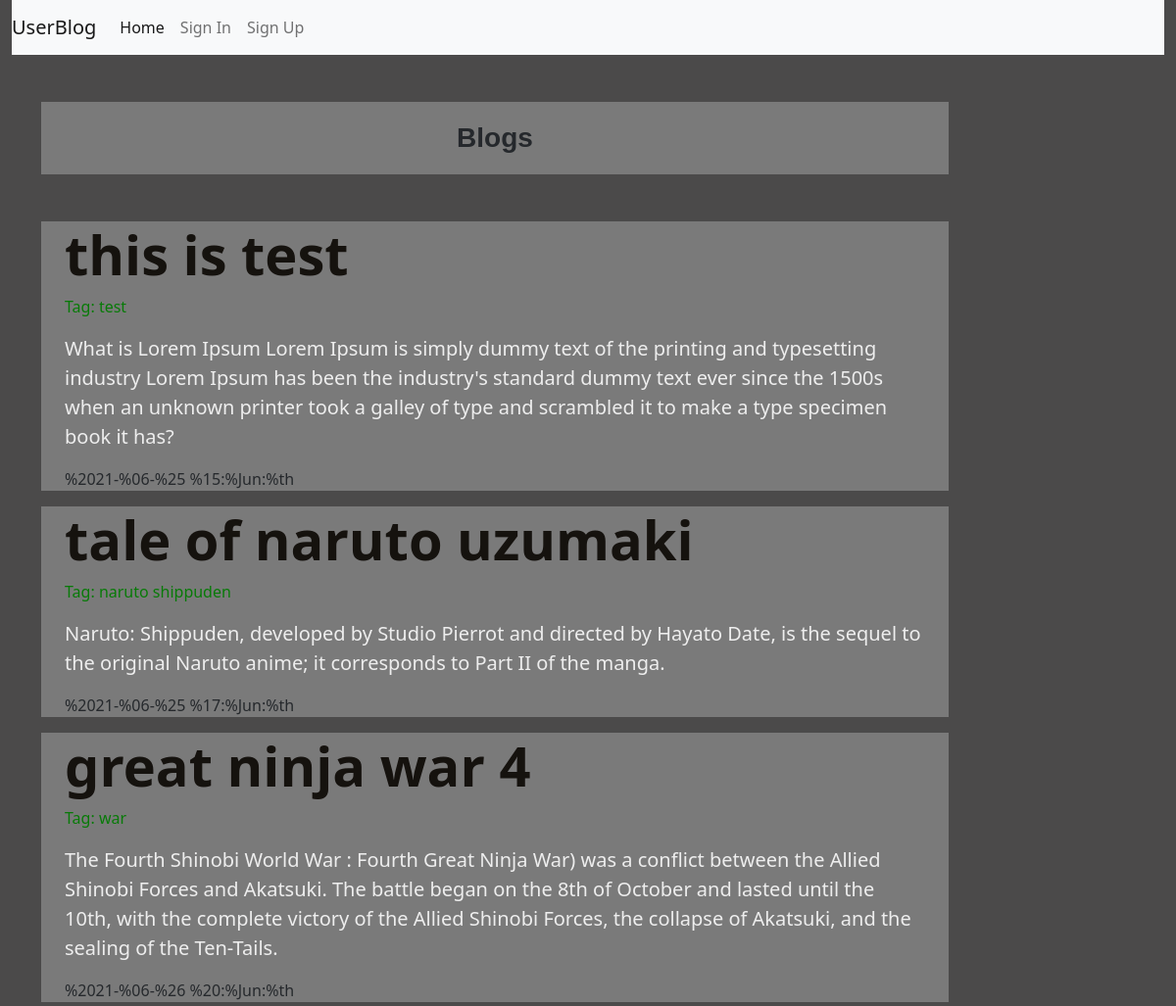
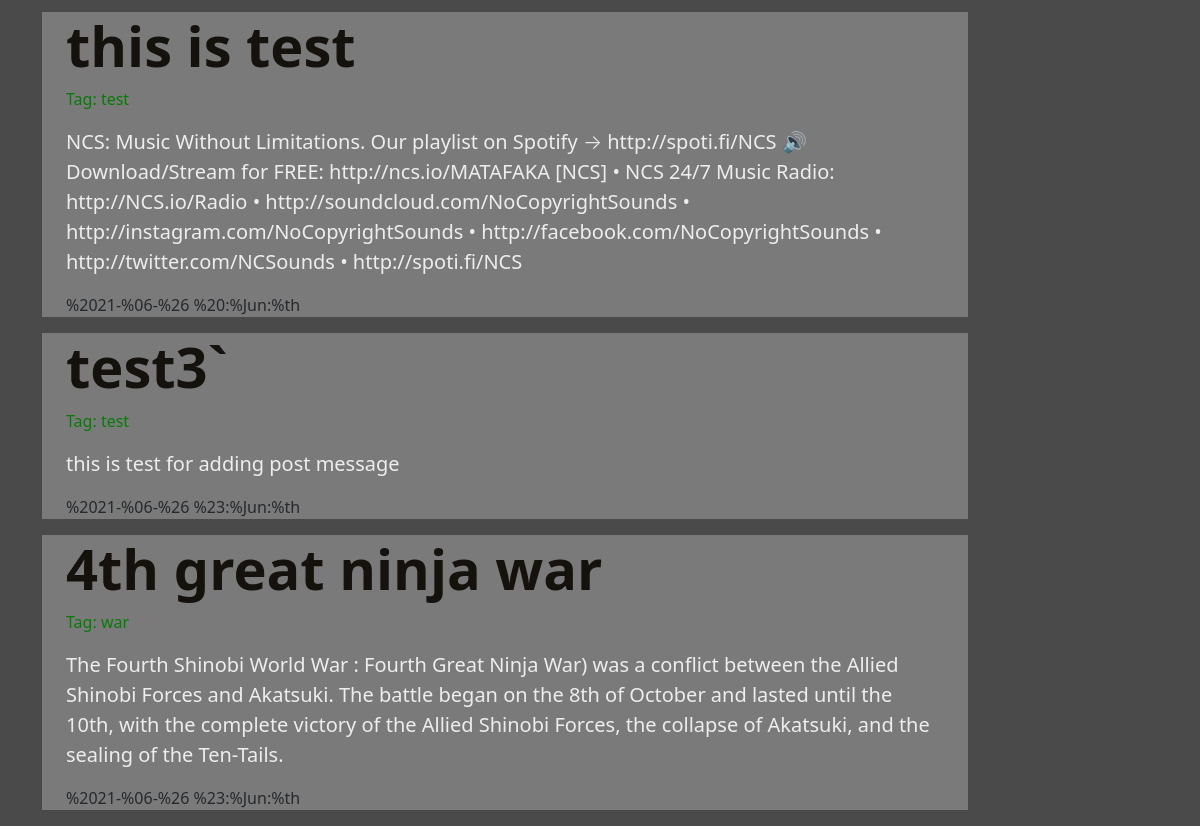
The page / on the database its author committed (2 pictures, top to bottom).
### blog/models.py (models this page shows)
class Post(models.Model):
    title = models.CharField(max_length=200)
    tags = models.CharField(max_length=50)
    content = models.TextField()
    timestamp = models.DateTimeField(auto_now_add=True, auto_now=False, blank=True)

### blog/views.py (the view)
# urls.py: path('',views.home),
def home(request):
    posts=Post.objects.all()
    return render(request,'blog/home.html',{'posts':posts})

### blog/templates/blog/home.html
{% extends 'blog/base.html' %}
{% load static %}
{% block content %}
<div class="col-sm-10">
    <h3 class="text-dark my-5" style="font-weight:bold;">Blogs</h3>
    {% for post in posts %}
    <div class="jumbotron jumbo-color">
        <div class="container">
            <h1 class="display-4" style="font-weight:bold; color:rgb(16,12,8);">{{post.title}}</h1>
            <p style="color:green;">Tag: {{post.tags}}</p>
            <p class="lead" style="color:white;">{{post.content}}</p>
            <p>{{post.timestamp}}</p>
        </div>
    </div>
    {% endfor %}
</div>
{% endblock content %}

### blog/templates/blog/base.html (shortened to what this page needs)
<!DOCTYPE html>
{% load static %}
<html lang="en">
<head>
    <link rel="stylesheet" href="{% static 'blog/css/bootstrap.css' %}">
    <link rel="stylesheet" href="{% static 'blog/css/style.css' %}">
</head>
<body>
<div class='container-fluid bg-green'>
    {% include 'blog/navbar.html' %}
</div>
<div class="container">
    <div class="row">
        {% block content %}
        {% endblock content %}
    </div>
</div>
</body>
</html>

### blog/templates/blog/navbar.html (shortened to what this page needs)
<nav class="navbar navbar-expand-lg navbar-light bg-light">
  <a class="navbar-brand" href="/">UserBlog</a>
    <div class="collapse navbar-collapse" id="navbarNav">
      <ul class="navbar-nav">
        <li class="nav-item">
          <a class="nav-link active" aria-current="page" href="/">Home</a>
        </li>
        {% if request.user.is_authenticated %}
        <li class="nav-item">
          <a class="nav-link" href="{% url 'dashboard' %}">Dashboard</a>
        </li>
        <li class="nav-item">
          <a class="nav-link" href="{% url 'signout' %}">Sign Out</a>
        </li>
        {% else %}
        <li class="nav-item">
          <a class="nav-link" href="{% url 'signin' %}">Sign In</a>
        </li>
        <li class="nav-item">
          <a class="nav-link" href="{% url 'signup' %}">Sign Up</a>
        </li>
        {% endif %}
      </ul>
    </div>
</nav>

### blog/static/blog/css/style.css (style rules this page uses)
body { background-color: rgb(75,74,74); }
.jumbo-color { background-color: grey; opacity: 0.9; }
* { margin: 0; padding: 0; }
h3 { text-align: center; padding: 20px; font-family: sans-serif; background-color: grey; opacity: 0.9; }

### rows shown on the page
Post: title "this is test", tags "test", content "What is Lorem Ipsum Lorem Ipsum is simply dummy text of the printing and typesetting industry Lorem Ipsum has been the industry's standard dummy text ever since the 1500s when an unknown printer took a galley of type and scrambled it to make a type specimen book it has?", timestamp "%2021-%06-%25 %15:%Jun:%th"
Post: title "tale of naruto uzumaki", tags "naruto shippuden", content "Naruto: Shippuden, developed by Studio Pierrot and directed by Hayato Date, is the sequel to the original Naruto anime; it corresponds to Part II of the manga.", timestamp "%2021-%06-%25 %17:%Jun:%th"
Post: title "great ninja war 4", tags "war", content "The Fourth Shinobi World War : Fourth Great Ninja War) was a conflict between the Allied Shinobi Forces and Akatsuki. The battle began on the 8th of October and lasted until the 10th, with the complete victory of the Allied Shinobi Forces, the collapse of Akatsuki, and the sealing of the Ten-Tails.", timestamp "%2021-%06-%26 %20:%Jun:%th"
Post: title "this is test", tags "test", content "NCS: Music Without Limitations. Our playlist on Spotify → http://spoti.fi/NCS 🔊 Download/Stream for FREE: http://ncs.io/MATAFAKA [NCS] • NCS 24/7 Music Radio: http://NCS.io/Radio • http://soundcloud.com/NoCopyrightSounds • http://instagram.com/NoCopyrightSounds • http://facebook.com/NoCopyrightSounds • http://twitter.com/NCSounds • http://spoti.fi/NCS", timestamp "%2021-%06-%26 %20:%Jun:%th"
Post: title "test3`", tags "test", content "this is test for adding post message", timestamp "%2021-%06-%26 %23:%Jun:%th"
Post: title "4th great ninja war", tags "war", content "The Fourth Shinobi World War : Fourth Great Ninja War) was a conflict between the Allied Shinobi Forces and Akatsuki. The battle began on the 8th of October and lasted until the 10th, with the complete victory of the Allied Shinobi Forces, the collapse of Akatsuki, and the sealing of the Ten-Tails.", timestamp "%2021-%06-%26 %23:%Jun:%th"
